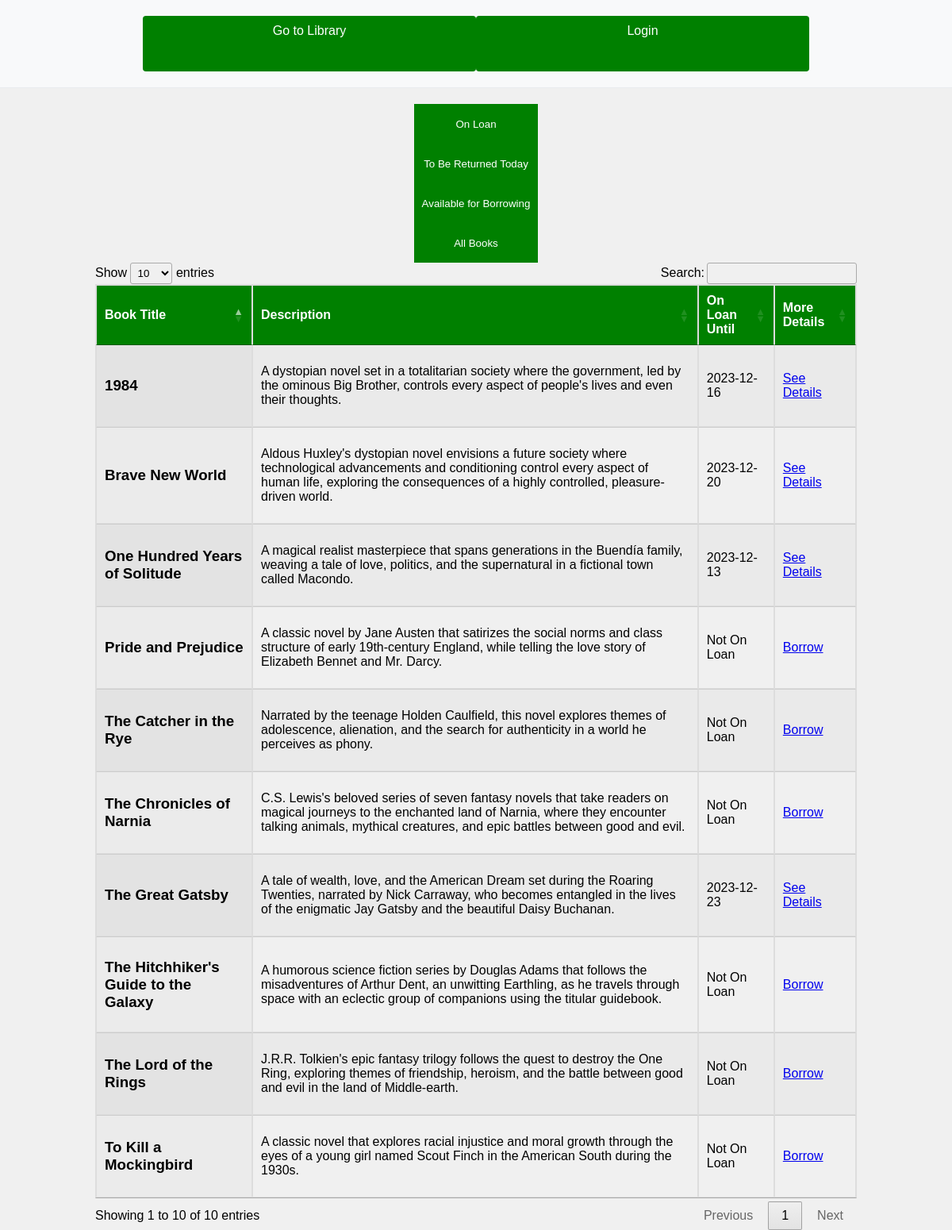
The page / on the database its author committed.
### tables this page shows
CREATE TABLE books (id INTEGER PRIMARY KEY, title TEXT, description TEXT, image_location TEXT);

### app.py (the view)
@app.route('/', methods=['POST', 'GET'])
def index():
	print(f'filter: {request.form.get("filter", "all")}')
	filter = request.form.get('filter', 'all')
	books = get_books(filter)
	return render_template('booktable.html', books=books)

### database.py (called while the page is built)
def get_books(filter: str) -> [dict]:
    if filter == 'available':
        return get_available_books()
    elif filter == 'loaned':
        return get_loaned_books()
    elif filter == 'returningToday':
        return get_returning_books()
    else:
        return get_all_books()

def get_all_books() -> [dict]:
    connect = sqlite3.connect('database.db')
    connect.row_factory = sqlite3.Row
    cursor = connect.cursor()
    cursor.execute("""
    SELECT
		b.title,
		b.description,
		CASE
			WHEN bl.end IS NOT NULL AND DATE('now') BETWEEN bl.start AND bl.end THEN date(bl.end)
			ELSE "Not On Loan"
		END AS on_loan_until,
		b.image_location,
		b.id AS bookid
    FROM
    books AS b
	LEFT JOIN
    (
        SELECT DISTINCT *
        FROM book_loans
        WHERE DATE('now') BETWEEN start AND end
    ) AS bl ON b.id = bl.book_id;""")
    rows = cursor.fetchall()
    books = [dict(row) for row in rows]
    connect.close()
    return books

### templates/booktable.html (shortened to what this page needs)
{% extends "index.html" %}
{% block head %}
		<link
			rel="stylesheet"
			type="text/css"
			href="https://cdn.datatables.net/1.10.25/css/jquery.dataTables.css"
		/>
{% endblock %}
{% block content %}
<div class="button-container">
	<form action="/" method="post">
		<button type="submit" name="filter" value="loaned">On Loan</button>
		<button type="submit" name="filter" value="returningToday">To Be Returned Today</button>
		<button type="submit" name="filter" value="available">Available for Borrowing</button>
		<button type="submit" name="filter" value="all">All Books</button>
	</form>
</div>
<table id="myTable" class="display">
	<thead>
		<tr>
			<th>Book Title</th>
			<th>Description</th>
			<th>On Loan Until</th>
			<th>More Details</th>
		</tr>
	</thead>
	<tbody>
		{% for book in books %}
		<tr>
			<td><h3>{{ book.title }}</h2></td>
			<td><p>{{ book.description }}</p></td>
			<td>{{ book.on_loan_until }}</td>
			<td>
			{% if book.on_loan_until == "Not On Loan" %}
				<a href="/book/{{ book.bookid }}">Borrow</a>
			{% else %}
				<a href="/book/{{ book.bookid }}">See Details</a>
			{% endif %}
			</td>
		</tr>
		{% endfor %}
	</tbody>
</table>
{% endblock %}

### templates/index.html (shortened to what this page needs)
<!DOCTYPE html>
<html>
<head>
    <link rel="stylesheet" href="{{ url_for('static', filename='css/main.css') }}">
	{% block head %}{% endblock %}
</head>
<body>
    <div class="top-banner improved-banner">
		<a class="library-button" href="/">Go to Library</a>
        {% if 'user' in session %}
            <a class="library-button" href="/logout">Log out of {{ session['user']['first_name'] }}</a>
        {% else %}
			<a class="library-button" href="/login">Login</a>
        {% endif %}
    </div>
    <div class="content improved-content">
        {% block content %}{% endblock %}
    </div>
</body>
</html>

### static/css/main.css (style rules this page uses)
body { font-family: Arial, sans-serif; margin: 0; padding: 0; background-color: #f0f0f0; }
.top-banner { background-color: #333; color: #fff; padding: 10px; display: flex; justify-content: space-between; align-items: center; }
.content { padding: 20px; }
button { width: 100%; height: 50px; background-color: #008000; color: #fff; border: none; padding: 10px; cursor: pointer; display: flex; justify-content: center; align-items: center; }
.button-container { display: flex; justify-content: center; align-items: center; flex-direction: column; }
table { width: 100%; border-collapse: collapse; margin-top: 20px; }
table, th, td { border: 1px solid #ddd; }
th, td { padding: 15px; text-align: left; }
th { background-color: #008000; color: white; }
tr:nth-child(even) { background-color: #f2f2f2; }
.improved-banner { background-color: #f8f9fa; padding: 20px; text-align: center; border-bottom: 1px solid #e9ecef; display: flex; justify-content: center; align-items: center; }
.library-button { width: 400px; height: 50px; text-align: center; padding: 10px; background-color: #008000; color: white; text-decoration: none; border-radius: 4px; transition: background-color 0.3s; align-self: center; }
.improved-content { width: 80%; height: 80vh; margin: auto; padding: 20px; }

### rows shown on the page
books: title "To Kill a Mockingbird", description "A classic novel that explores racial injustice and moral growth through the eyes of a young girl named Scout Finch in the American South during the 1930s.", on_loan_until "Not On Loan"
books: title "1984", description "A dystopian novel set in a totalitarian society where the government, led by the ominous Big Brother, controls every aspect of people's lives and even their thoughts.", on_loan_until "2023-12-16"
books: title "The Great Gatsby", description "A tale of wealth, love, and the American Dream set during the Roaring Twenties, narrated by Nick Carraway, who becomes entangled in the lives of the enigmatic Jay Gatsby and the beautiful Daisy Buchanan.", on_loan_until "2023-12-23"
books: title "One Hundred Years of Solitude", description "A magical realist masterpiece that spans generations in the Buendía family, weaving a tale of love, politics, and the supernatural in a fictional town called Macondo.", on_loan_until "2023-12-13"
books: title "The Catcher in the Rye", description "Narrated by the teenage Holden Caulfield, this novel explores themes of adolescence, alienation, and the search for authenticity in a world he perceives as phony.", on_loan_until "Not On Loan"
books: title "Pride and Prejudice", description "A classic novel by Jane Austen that satirizes the social norms and class structure of early 19th-century England, while telling the love story of Elizabeth Bennet and Mr. Darcy.", on_loan_until "Not On Loan"
books: title "The Lord of the Rings", description "J.R.R. Tolkien's epic fantasy trilogy follows the quest to destroy the One Ring, exploring themes of friendship, heroism, and the battle between good and evil in the land of Middle-earth.", on_loan_until "Not On Loan"
books: title "The Chronicles of Narnia", description "C.S. Lewis's beloved series of seven fantasy novels that take readers on magical journeys to the enchanted land of Narnia, where they encounter talking animals, mythical creatures, and epic battles between good and evil.", on_loan_until "Not On Loan"
books: title "Brave New World", description "Aldous Huxley's dystopian novel envisions a future society where technological advancements and conditioning control every aspect of human life, exploring the consequences of a highly controlled, pleasure-driven world.", on_loan_until "2023-12-20"
books: title "The Hitchhiker's Guide to the Galaxy", description "A humorous science fiction series by Douglas Adams that follows the misadventures of Arthur Dent, an unwitting Earthling, as he travels through space with an eclectic group of companions using the titular guidebook.", on_loan_until "Not On Loan"
